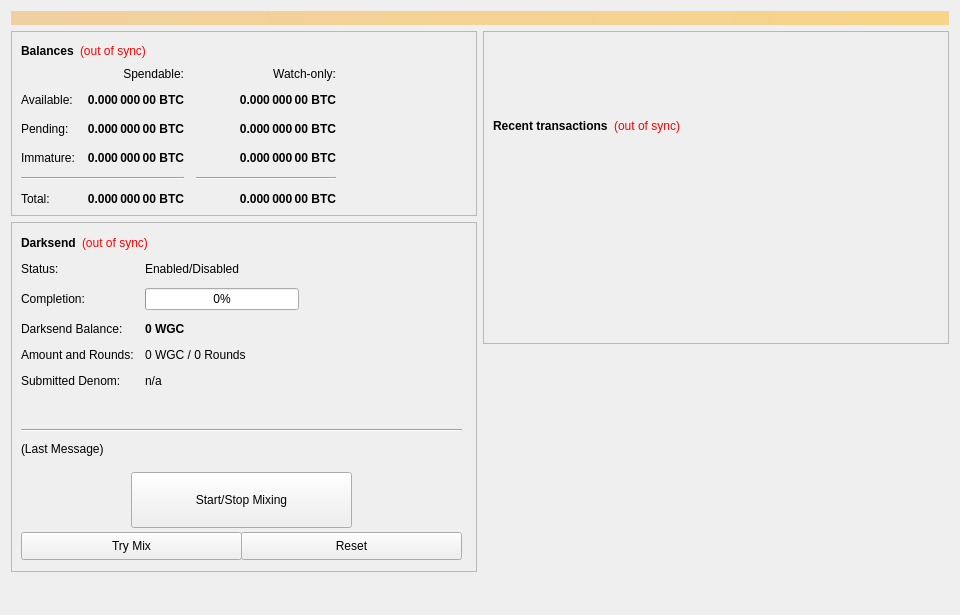
<?xml version="1.0" encoding="UTF-8"?>
<ui version="4.0">
 <class>OverviewPage</class>
 <widget class="QWidget" name="OverviewPage">
  <property name="geometry">
   <rect>
    <x>0</x>
    <y>0</y>
    <width>960</width>
    <height>615</height>
   </rect>
  </property>
  <property name="minimumSize">
   <size>
    <width>960</width>
    <height>0</height>
   </size>
  </property>
  <property name="windowTitle">
   <string>Form</string>
  </property>
  <layout class="QVBoxLayout" name="topLayout">
   <item>
    <widget class="QLabel" name="labelAlerts">
     <property name="visible">
      <bool>false</bool>
     </property>
     <property name="styleSheet">
      <string notr="true">background-color: qlineargradient(x1: 0, y1: 0, x2: 1, y2: 0, stop:0 #F0D0A0, stop:1 #F8D488); color:#000000;</string>
     </property>
     <property name="wordWrap">
      <bool>true</bool>
     </property>
     <property name="margin">
      <number>3</number>
     </property>
    </widget>
   </item>
   <item>
    <layout class="QHBoxLayout" name="horizontalLayout" stretch="1,1">
     <item>
      <layout class="QVBoxLayout" name="verticalLayout_2">
       <item>
        <widget class="QFrame" name="frame">
         <property name="frameShape">
          <enum>QFrame::StyledPanel</enum>
         </property>
         <property name="frameShadow">
          <enum>QFrame::Raised</enum>
         </property>
         <layout class="QVBoxLayout" name="verticalLayout_4">
          <item>
           <layout class="QHBoxLayout" name="horizontalLayout_4">
            <item>
             <widget class="QLabel" name="label_5">
              <property name="font">
               <font>
                <weight>75</weight>
                <bold>true</bold>
               </font>
              </property>
              <property name="text">
               <string>Balances</string>
              </property>
             </widget>
            </item>
            <item>
             <widget class="QLabel" name="labelWalletStatus">
              <property name="cursor">
               <cursorShape>WhatsThisCursor</cursorShape>
              </property>
              <property name="toolTip">
               <string>The displayed information may be out of date. Your wallet automatically synchronizes with the WGC network after a connection is established, but this process has not completed yet.</string>
              </property>
              <property name="styleSheet">
               <string notr="true">QLabel { color: red; }</string>
              </property>
              <property name="text">
               <string notr="true">(out of sync)</string>
              </property>
              <property name="alignment">
               <set>Qt::AlignLeading|Qt::AlignLeft|Qt::AlignVCenter</set>
              </property>
             </widget>
            </item>
            <item>
             <spacer name="horizontalSpacer_3">
              <property name="orientation">
               <enum>Qt::Horizontal</enum>
              </property>
              <property name="sizeHint" stdset="0">
               <size>
                <width>40</width>
                <height>20</height>
               </size>
              </property>
             </spacer>
            </item>
           </layout>
          </item>
          <item>
           <layout class="QGridLayout" name="gridLayout">
            <property name="spacing">
             <number>12</number>
            </property>
            <item row="2" column="2">
             <widget class="QLabel" name="labelWatchPending">
              <property name="font">
               <font>
                <weight>75</weight>
                <bold>true</bold>
               </font>
              </property>
              <property name="cursor">
               <cursorShape>IBeamCursor</cursorShape>
              </property>
              <property name="toolTip">
               <string>Unconfirmed transactions to watch-only addresses</string>
              </property>
              <property name="text">
               <string notr="true">0.000 000 00 BTC</string>
              </property>
              <property name="alignment">
               <set>Qt::AlignRight|Qt::AlignTrailing|Qt::AlignVCenter</set>
              </property>
              <property name="textInteractionFlags">
               <set>Qt::LinksAccessibleByMouse|Qt::TextSelectableByKeyboard|Qt::TextSelectableByMouse</set>
              </property>
             </widget>
            </item>
            <item row="2" column="1">
             <widget class="QLabel" name="labelUnconfirmed">
              <property name="font">
               <font>
                <weight>75</weight>
                <bold>true</bold>
               </font>
              </property>
              <property name="cursor">
               <cursorShape>IBeamCursor</cursorShape>
              </property>
              <property name="toolTip">
               <string>Total of transactions that have yet to be confirmed, and do not yet count toward the spendable balance</string>
              </property>
              <property name="text">
               <string notr="true">0.000 000 00 BTC</string>
              </property>
              <property name="alignment">
               <set>Qt::AlignRight|Qt::AlignTrailing|Qt::AlignVCenter</set>
              </property>
              <property name="textInteractionFlags">
               <set>Qt::LinksAccessibleByMouse|Qt::TextSelectableByKeyboard|Qt::TextSelectableByMouse</set>
              </property>
             </widget>
            </item>
            <item row="3" column="2">
             <widget class="QLabel" name="labelWatchImmature">
              <property name="font">
               <font>
                <weight>75</weight>
                <bold>true</bold>
               </font>
              </property>
              <property name="cursor">
               <cursorShape>IBeamCursor</cursorShape>
              </property>
              <property name="toolTip">
               <string>Staked or masternode rewards in watch-only addresses that has not yet matured</string>
              </property>
              <property name="text">
               <string notr="true">0.000 000 00 BTC</string>
              </property>
              <property name="alignment">
               <set>Qt::AlignRight|Qt::AlignTrailing|Qt::AlignVCenter</set>
              </property>
              <property name="textInteractionFlags">
               <set>Qt::LinksAccessibleByMouse|Qt::TextSelectableByKeyboard|Qt::TextSelectableByMouse</set>
              </property>
             </widget>
            </item>
            <item row="4" column="0" colspan="2">
             <widget class="Line" name="lineSpendableBalance">
              <property name="orientation">
               <enum>Qt::Horizontal</enum>
              </property>
             </widget>
            </item>
            <item row="4" column="2">
             <widget class="Line" name="lineWatchBalance">
              <property name="sizePolicy">
               <sizepolicy hsizetype="Preferred" vsizetype="Fixed">
                <horstretch>0</horstretch>
                <verstretch>0</verstretch>
               </sizepolicy>
              </property>
              <property name="minimumSize">
               <size>
                <width>140</width>
                <height>0</height>
               </size>
              </property>
              <property name="orientation">
               <enum>Qt::Horizontal</enum>
              </property>
             </widget>
            </item>
            <item row="5" column="0">
             <widget class="QLabel" name="labelTotalText">
              <property name="text">
               <string>Total:</string>
              </property>
             </widget>
            </item>
            <item row="3" column="1">
             <widget class="QLabel" name="labelImmature">
              <property name="font">
               <font>
                <weight>75</weight>
                <bold>true</bold>
               </font>
              </property>
              <property name="cursor">
               <cursorShape>IBeamCursor</cursorShape>
              </property>
              <property name="toolTip">
               <string>Staked or masternode rewards that has not yet matured</string>
              </property>
              <property name="text">
               <string notr="true">0.000 000 00 BTC</string>
              </property>
              <property name="alignment">
               <set>Qt::AlignRight|Qt::AlignTrailing|Qt::AlignVCenter</set>
              </property>
              <property name="textInteractionFlags">
               <set>Qt::LinksAccessibleByMouse|Qt::TextSelectableByKeyboard|Qt::TextSelectableByMouse</set>
              </property>
             </widget>
            </item>
            <item row="2" column="3">
             <spacer name="horizontalSpacer_2">
              <property name="orientation">
               <enum>Qt::Horizontal</enum>
              </property>
              <property name="sizeHint" stdset="0">
               <size>
                <width>40</width>
                <height>20</height>
               </size>
              </property>
             </spacer>
            </item>
            <item row="3" column="0">
             <widget class="QLabel" name="labelImmatureText">
              <property name="text">
               <string>Immature:</string>
              </property>
             </widget>
            </item>
            <item row="5" column="1">
             <widget class="QLabel" name="labelTotal">
              <property name="font">
               <font>
                <weight>75</weight>
                <bold>true</bold>
               </font>
              </property>
              <property name="cursor">
               <cursorShape>IBeamCursor</cursorShape>
              </property>
              <property name="toolTip">
               <string>Your current total balance</string>
              </property>
              <property name="text">
               <string notr="true">0.000 000 00 BTC</string>
              </property>
              <property name="alignment">
               <set>Qt::AlignRight|Qt::AlignTrailing|Qt::AlignVCenter</set>
              </property>
              <property name="textInteractionFlags">
               <set>Qt::LinksAccessibleByMouse|Qt::TextSelectableByKeyboard|Qt::TextSelectableByMouse</set>
              </property>
             </widget>
            </item>
            <item row="5" column="2">
             <widget class="QLabel" name="labelWatchTotal">
              <property name="font">
               <font>
                <weight>75</weight>
                <bold>true</bold>
               </font>
              </property>
              <property name="cursor">
               <cursorShape>IBeamCursor</cursorShape>
              </property>
              <property name="toolTip">
               <string>Current total balance in watch-only addresses</string>
              </property>
              <property name="text">
               <string notr="true">0.000 000 00 BTC</string>
              </property>
              <property name="alignment">
               <set>Qt::AlignRight|Qt::AlignTrailing|Qt::AlignVCenter</set>
              </property>
              <property name="textInteractionFlags">
               <set>Qt::LinksAccessibleByMouse|Qt::TextSelectableByKeyboard|Qt::TextSelectableByMouse</set>
              </property>
             </widget>
            </item>
            <item row="0" column="2">
             <widget class="QLabel" name="labelWatchonly">
              <property name="text">
               <string>Watch-only:</string>
              </property>
              <property name="alignment">
               <set>Qt::AlignRight|Qt::AlignTrailing|Qt::AlignVCenter</set>
              </property>
             </widget>
            </item>
            <item row="1" column="0">
             <widget class="QLabel" name="labelBalanceText">
              <property name="text">
               <string>Available:</string>
              </property>
             </widget>
            </item>
            <item row="1" column="1">
             <widget class="QLabel" name="labelBalance">
              <property name="font">
               <font>
                <weight>75</weight>
                <bold>true</bold>
               </font>
              </property>
              <property name="cursor">
               <cursorShape>IBeamCursor</cursorShape>
              </property>
              <property name="toolTip">
               <string>Your current spendable balance</string>
              </property>
              <property name="text">
               <string notr="true">0.000 000 00 BTC</string>
              </property>
              <property name="alignment">
               <set>Qt::AlignRight|Qt::AlignTrailing|Qt::AlignVCenter</set>
              </property>
              <property name="textInteractionFlags">
               <set>Qt::LinksAccessibleByMouse|Qt::TextSelectableByKeyboard|Qt::TextSelectableByMouse</set>
              </property>
             </widget>
            </item>
            <item row="1" column="2">
             <widget class="QLabel" name="labelWatchAvailable">
              <property name="font">
               <font>
                <weight>75</weight>
                <bold>true</bold>
               </font>
              </property>
              <property name="cursor">
               <cursorShape>IBeamCursor</cursorShape>
              </property>
              <property name="toolTip">
               <string>Your current balance in watch-only addresses</string>
              </property>
              <property name="text">
               <string notr="true">0.000 000 00 BTC</string>
              </property>
              <property name="alignment">
               <set>Qt::AlignRight|Qt::AlignTrailing|Qt::AlignVCenter</set>
              </property>
              <property name="textInteractionFlags">
               <set>Qt::LinksAccessibleByMouse|Qt::TextSelectableByKeyboard|Qt::TextSelectableByMouse</set>
              </property>
             </widget>
            </item>
            <item row="2" column="0">
             <widget class="QLabel" name="labelPendingText">
              <property name="text">
               <string>Pending:</string>
              </property>
             </widget>
            </item>
            <item row="0" column="1">
             <widget class="QLabel" name="labelSpendable">
              <property name="text">
               <string>Spendable:</string>
              </property>
              <property name="alignment">
               <set>Qt::AlignRight|Qt::AlignTrailing|Qt::AlignVCenter</set>
              </property>
             </widget>
            </item>
           </layout>
          </item>
         </layout>
        </widget>
       </item>
       <item>
        <widget class="QFrame" name="frameDarksend">
         <property name="minimumSize">
          <size>
           <width>0</width>
           <height>350</height>
          </size>
         </property>
         <property name="layoutDirection">
          <enum>Qt::LeftToRight</enum>
         </property>
         <property name="frameShape">
          <enum>QFrame::StyledPanel</enum>
         </property>
         <property name="frameShadow">
          <enum>QFrame::Raised</enum>
         </property>
         <widget class="QWidget" name="formLayoutWidget">
          <property name="geometry">
           <rect>
            <x>10</x>
            <y>40</y>
            <width>451</width>
            <height>161</height>
           </rect>
          </property>
          <layout class="QFormLayout" name="formLayout">
           <property name="fieldGrowthPolicy">
            <enum>QFormLayout::AllNonFixedFieldsGrow</enum>
           </property>
           <property name="horizontalSpacing">
            <number>11</number>
           </property>
           <property name="verticalSpacing">
            <number>12</number>
           </property>
           <item row="0" column="0">
            <widget class="QLabel" name="label_6">
             <property name="text">
              <string>Status:</string>
             </property>
            </widget>
           </item>
           <item row="1" column="0">
            <widget class="QLabel" name="label_7">
             <property name="text">
              <string>Completion:</string>
             </property>
            </widget>
           </item>
           <item row="1" column="1">
            <widget class="QProgressBar" name="DarksendProgress">
             <property name="maximumSize">
              <size>
               <width>154</width>
               <height>16777215</height>
              </size>
             </property>
             <property name="value">
              <number>0</number>
             </property>
            </widget>
           </item>
           <item row="2" column="0">
            <widget class="QLabel" name="labelAnonymizedText">
             <property name="text">
              <string>Darksend Balance:</string>
             </property>
            </widget>
           </item>
           <item row="2" column="1">
            <widget class="QLabel" name="labelAnonymized">
             <property name="font">
              <font>
               <weight>75</weight>
               <bold>true</bold>
              </font>
             </property>
             <property name="text">
              <string notr="true">0 WGC</string>
             </property>
            </widget>
           </item>
           <item row="3" column="0">
            <widget class="QLabel" name="label_8">
             <property name="text">
              <string>Amount and Rounds:</string>
             </property>
            </widget>
           </item>
           <item row="3" column="1">
            <widget class="QLabel" name="labelAmountRounds">
             <property name="text">
              <string>0 WGC / 0 Rounds</string>
             </property>
            </widget>
           </item>
           <item row="4" column="0">
            <widget class="QLabel" name="label_9">
             <property name="text">
              <string>Submitted Denom:</string>
             </property>
            </widget>
           </item>
           <item row="4" column="1">
            <widget class="QLabel" name="labelSubmittedDenom">
             <property name="toolTip">
              <string>The denominations you submitted to the Masternode.&lt;br&gt;To mix, other users must submit the exact same denominations.</string>
             </property>
             <property name="text">
              <string>n/a</string>
             </property>
            </widget>
           </item>
           <item row="0" column="1">
            <widget class="QLabel" name="DarksendEnabled">
             <property name="text">
              <string>Enabled/Disabled</string>
             </property>
            </widget>
           </item>
          </layout>
         </widget>
         <widget class="QPushButton" name="runAutoDenom">
          <property name="geometry">
           <rect>
            <x>251</x>
            <y>17</y>
            <width>1</width>
            <height>1</height>
           </rect>
          </property>
          <property name="palette">
           <palette>
            <active>
             <colorrole role="WindowText">
              <brush brushstyle="SolidPattern">
               <color alpha="255">
                <red>0</red>
                <green>0</green>
                <blue>0</blue>
               </color>
              </brush>
             </colorrole>
             <colorrole role="Button">
              <brush brushstyle="SolidPattern">
               <color alpha="255">
                <red>239</red>
                <green>238</green>
                <blue>238</blue>
               </color>
              </brush>
             </colorrole>
             <colorrole role="Light">
              <brush brushstyle="SolidPattern">
               <color alpha="255">
                <red>255</red>
                <green>255</green>
                <blue>255</blue>
               </color>
              </brush>
             </colorrole>
             <colorrole role="Midlight">
              <brush brushstyle="SolidPattern">
               <color alpha="255">
                <red>247</red>
                <green>246</green>
                <blue>246</blue>
               </color>
              </brush>
             </colorrole>
             <colorrole role="Dark">
              <brush brushstyle="SolidPattern">
               <color alpha="255">
                <red>119</red>
                <green>119</green>
                <blue>119</blue>
               </color>
              </brush>
             </colorrole>
             <colorrole role="Mid">
              <brush brushstyle="SolidPattern">
               <color alpha="255">
                <red>159</red>
                <green>159</green>
                <blue>159</blue>
               </color>
              </brush>
             </colorrole>
             <colorrole role="Text">
              <brush brushstyle="SolidPattern">
               <color alpha="255">
                <red>0</red>
                <green>0</green>
                <blue>0</blue>
               </color>
              </brush>
             </colorrole>
             <colorrole role="BrightText">
              <brush brushstyle="SolidPattern">
               <color alpha="255">
                <red>255</red>
                <green>255</green>
                <blue>255</blue>
               </color>
              </brush>
             </colorrole>
             <colorrole role="ButtonText">
              <brush brushstyle="SolidPattern">
               <color alpha="255">
                <red>0</red>
                <green>0</green>
                <blue>0</blue>
               </color>
              </brush>
             </colorrole>
             <colorrole role="Base">
              <brush brushstyle="SolidPattern">
               <color alpha="255">
                <red>255</red>
                <green>255</green>
                <blue>255</blue>
               </color>
              </brush>
             </colorrole>
             <colorrole role="Window">
              <brush brushstyle="SolidPattern">
               <color alpha="255">
                <red>239</red>
                <green>238</green>
                <blue>238</blue>
               </color>
              </brush>
             </colorrole>
             <colorrole role="Shadow">
              <brush brushstyle="SolidPattern">
               <color alpha="255">
                <red>0</red>
                <green>0</green>
                <blue>0</blue>
               </color>
              </brush>
             </colorrole>
             <colorrole role="AlternateBase">
              <brush brushstyle="SolidPattern">
               <color alpha="255">
                <red>247</red>
                <green>246</green>
                <blue>246</blue>
               </color>
              </brush>
             </colorrole>
             <colorrole role="ToolTipBase">
              <brush brushstyle="SolidPattern">
               <color alpha="255">
                <red>255</red>
                <green>255</green>
                <blue>220</blue>
               </color>
              </brush>
             </colorrole>
             <colorrole role="ToolTipText">
              <brush brushstyle="SolidPattern">
               <color alpha="255">
                <red>0</red>
                <green>0</green>
                <blue>0</blue>
               </color>
              </brush>
             </colorrole>
            </active>
            <inactive>
             <colorrole role="WindowText">
              <brush brushstyle="SolidPattern">
               <color alpha="255">
                <red>0</red>
                <green>0</green>
                <blue>0</blue>
               </color>
              </brush>
             </colorrole>
             <colorrole role="Button">
              <brush brushstyle="SolidPattern">
               <color alpha="255">
                <red>239</red>
                <green>238</green>
                <blue>238</blue>
               </color>
              </brush>
             </colorrole>
             <colorrole role="Light">
              <brush brushstyle="SolidPattern">
               <color alpha="255">
                <red>255</red>
                <green>255</green>
                <blue>255</blue>
               </color>
              </brush>
             </colorrole>
             <colorrole role="Midlight">
              <brush brushstyle="SolidPattern">
               <color alpha="255">
                <red>247</red>
                <green>246</green>
                <blue>246</blue>
               </color>
              </brush>
             </colorrole>
             <colorrole role="Dark">
              <brush brushstyle="SolidPattern">
               <color alpha="255">
                <red>119</red>
                <green>119</green>
                <blue>119</blue>
               </color>
              </brush>
             </colorrole>
             <colorrole role="Mid">
              <brush brushstyle="SolidPattern">
               <color alpha="255">
                <red>159</red>
                <green>159</green>
                <blue>159</blue>
               </color>
              </brush>
             </colorrole>
             <colorrole role="Text">
              <brush brushstyle="SolidPattern">
               <color alpha="255">
                <red>0</red>
                <green>0</green>
                <blue>0</blue>
               </color>
              </brush>
             </colorrole>
             <colorrole role="BrightText">
              <brush brushstyle="SolidPattern">
               <color alpha="255">
                <red>255</red>
                <green>255</green>
                <blue>255</blue>
               </color>
              </brush>
             </colorrole>
             <colorrole role="ButtonText">
              <brush brushstyle="SolidPattern">
               <color alpha="255">
                <red>0</red>
                <green>0</green>
                <blue>0</blue>
               </color>
              </brush>
             </colorrole>
             <colorrole role="Base">
              <brush brushstyle="SolidPattern">
               <color alpha="255">
                <red>255</red>
                <green>255</green>
                <blue>255</blue>
               </color>
              </brush>
             </colorrole>
             <colorrole role="Window">
              <brush brushstyle="SolidPattern">
               <color alpha="255">
                <red>239</red>
                <green>238</green>
                <blue>238</blue>
               </color>
              </brush>
             </colorrole>
             <colorrole role="Shadow">
              <brush brushstyle="SolidPattern">
               <color alpha="255">
                <red>0</red>
                <green>0</green>
                <blue>0</blue>
               </color>
              </brush>
             </colorrole>
             <colorrole role="AlternateBase">
              <brush brushstyle="SolidPattern">
               <color alpha="255">
                <red>247</red>
                <green>246</green>
                <blue>246</blue>
               </color>
              </brush>
             </colorrole>
             <colorrole role="ToolTipBase">
              <brush brushstyle="SolidPattern">
               <color alpha="255">
                <red>255</red>
                <green>255</green>
                <blue>220</blue>
               </color>
              </brush>
             </colorrole>
             <colorrole role="ToolTipText">
              <brush brushstyle="SolidPattern">
               <color alpha="255">
                <red>0</red>
                <green>0</green>
                <blue>0</blue>
               </color>
              </brush>
             </colorrole>
            </inactive>
            <disabled>
             <colorrole role="WindowText">
              <brush brushstyle="SolidPattern">
               <color alpha="255">
                <red>119</red>
                <green>119</green>
                <blue>119</blue>
               </color>
              </brush>
             </colorrole>
             <colorrole role="Button">
              <brush brushstyle="SolidPattern">
               <color alpha="255">
                <red>239</red>
                <green>238</green>
                <blue>238</blue>
               </color>
              </brush>
             </colorrole>
             <colorrole role="Light">
              <brush brushstyle="SolidPattern">
               <color alpha="255">
                <red>255</red>
                <green>255</green>
                <blue>255</blue>
               </color>
              </brush>
             </colorrole>
             <colorrole role="Midlight">
              <brush brushstyle="SolidPattern">
               <color alpha="255">
                <red>247</red>
                <green>246</green>
                <blue>246</blue>
               </color>
              </brush>
             </colorrole>
             <colorrole role="Dark">
              <brush brushstyle="SolidPattern">
               <color alpha="255">
                <red>119</red>
                <green>119</green>
                <blue>119</blue>
               </color>
              </brush>
             </colorrole>
             <colorrole role="Mid">
              <brush brushstyle="SolidPattern">
               <color alpha="255">
                <red>159</red>
                <green>159</green>
                <blue>159</blue>
               </color>
              </brush>
             </colorrole>
             <colorrole role="Text">
              <brush brushstyle="SolidPattern">
               <color alpha="255">
                <red>119</red>
                <green>119</green>
                <blue>119</blue>
               </color>
              </brush>
             </colorrole>
             <colorrole role="BrightText">
              <brush brushstyle="SolidPattern">
               <color alpha="255">
                <red>255</red>
                <green>255</green>
                <blue>255</blue>
               </color>
              </brush>
             </colorrole>
             <colorrole role="ButtonText">
              <brush brushstyle="SolidPattern">
               <color alpha="255">
                <red>119</red>
                <green>119</green>
                <blue>119</blue>
               </color>
              </brush>
             </colorrole>
             <colorrole role="Base">
              <brush brushstyle="SolidPattern">
               <color alpha="255">
                <red>239</red>
                <green>238</green>
                <blue>238</blue>
               </color>
              </brush>
             </colorrole>
             <colorrole role="Window">
              <brush brushstyle="SolidPattern">
               <color alpha="255">
                <red>239</red>
                <green>238</green>
                <blue>238</blue>
               </color>
              </brush>
             </colorrole>
             <colorrole role="Shadow">
              <brush brushstyle="SolidPattern">
               <color alpha="255">
                <red>0</red>
                <green>0</green>
                <blue>0</blue>
               </color>
              </brush>
             </colorrole>
             <colorrole role="AlternateBase">
              <brush brushstyle="SolidPattern">
               <color alpha="255">
                <red>239</red>
                <green>238</green>
                <blue>238</blue>
               </color>
              </brush>
             </colorrole>
             <colorrole role="ToolTipBase">
              <brush brushstyle="SolidPattern">
               <color alpha="255">
                <red>255</red>
                <green>255</green>
                <blue>220</blue>
               </color>
              </brush>
             </colorrole>
             <colorrole role="ToolTipText">
              <brush brushstyle="SolidPattern">
               <color alpha="255">
                <red>0</red>
                <green>0</green>
                <blue>0</blue>
               </color>
              </brush>
             </colorrole>
            </disabled>
           </palette>
          </property>
          <property name="focusPolicy">
           <enum>Qt::NoFocus</enum>
          </property>
          <property name="autoFillBackground">
           <bool>true</bool>
          </property>
          <property name="text">
           <string/>
          </property>
          <property name="flat">
           <bool>true</bool>
          </property>
         </widget>
         <widget class="QPushButton" name="toggleDarksend">
          <property name="geometry">
           <rect>
            <x>120</x>
            <y>250</y>
            <width>221</width>
            <height>56</height>
           </rect>
          </property>
          <property name="sizePolicy">
           <sizepolicy hsizetype="MinimumExpanding" vsizetype="Fixed">
            <horstretch>0</horstretch>
            <verstretch>0</verstretch>
           </sizepolicy>
          </property>
          <property name="text">
           <string>Start/Stop Mixing</string>
          </property>
         </widget>
         <widget class="Line" name="lineLastMessage">
          <property name="geometry">
           <rect>
            <x>10</x>
            <y>200</y>
            <width>441</width>
            <height>16</height>
           </rect>
          </property>
          <property name="orientation">
           <enum>Qt::Horizontal</enum>
          </property>
         </widget>
         <widget class="QLabel" name="DarksendStatus">
          <property name="geometry">
           <rect>
            <x>10</x>
            <y>220</y>
            <width>451</width>
            <height>61</height>
           </rect>
          </property>
          <property name="minimumSize">
           <size>
            <width>288</width>
            <height>43</height>
           </size>
          </property>
          <property name="text">
           <string>(Last Message)</string>
          </property>
          <property name="alignment">
           <set>Qt::AlignLeading|Qt::AlignLeft|Qt::AlignTop</set>
          </property>
          <property name="wordWrap">
           <bool>true</bool>
          </property>
         </widget>
         <widget class="QPushButton" name="DarksendAuto">
          <property name="geometry">
           <rect>
            <x>10</x>
            <y>310</y>
            <width>221</width>
            <height>28</height>
           </rect>
          </property>
          <property name="sizePolicy">
           <sizepolicy hsizetype="MinimumExpanding" vsizetype="Fixed">
            <horstretch>0</horstretch>
            <verstretch>0</verstretch>
           </sizepolicy>
          </property>
          <property name="toolTip">
           <string>Try to manually submit a Darksend request.</string>
          </property>
          <property name="text">
           <string>Try Mix</string>
          </property>
         </widget>
         <widget class="QPushButton" name="DarksendReset">
          <property name="geometry">
           <rect>
            <x>230</x>
            <y>310</y>
            <width>221</width>
            <height>28</height>
           </rect>
          </property>
          <property name="sizePolicy">
           <sizepolicy hsizetype="MinimumExpanding" vsizetype="Fixed">
            <horstretch>0</horstretch>
            <verstretch>0</verstretch>
           </sizepolicy>
          </property>
          <property name="toolTip">
           <string>Reset the current status of Darksend (can interrupt Darksend if it's in the process of Mixing, which can cost you money!)</string>
          </property>
          <property name="autoFillBackground">
           <bool>false</bool>
          </property>
          <property name="text">
           <string>Reset</string>
          </property>
         </widget>
         <widget class="QWidget" name="layoutWidget">
          <property name="geometry">
           <rect>
            <x>10</x>
            <y>10</y>
            <width>431</width>
            <height>22</height>
           </rect>
          </property>
          <layout class="QHBoxLayout" name="horizontalLayout_5">
           <item>
            <widget class="QLabel" name="label_2">
             <property name="font">
              <font>
               <weight>75</weight>
               <bold>true</bold>
              </font>
             </property>
             <property name="text">
              <string>Darksend</string>
             </property>
            </widget>
           </item>
           <item>
            <widget class="QLabel" name="labelDarksendSyncStatus">
             <property name="toolTip">
              <string>The displayed information may be out of date. Your wallet automatically synchronizes with the WGC network after a connection is established, but this process has not completed yet.</string>
             </property>
             <property name="styleSheet">
              <string notr="true">QLabel { color: red; }</string>
             </property>
             <property name="text">
              <string notr="true">(out of sync)</string>
             </property>
             <property name="alignment">
              <set>Qt::AlignLeading|Qt::AlignLeft|Qt::AlignVCenter</set>
             </property>
            </widget>
           </item>
           <item>
            <spacer name="horizontalSpacer_4">
             <property name="orientation">
              <enum>Qt::Horizontal</enum>
             </property>
             <property name="sizeHint" stdset="0">
              <size>
               <width>40</width>
               <height>20</height>
              </size>
             </property>
            </spacer>
           </item>
          </layout>
         </widget>
        </widget>
       </item>
       <item>
        <spacer name="verticalSpacer">
         <property name="orientation">
          <enum>Qt::Vertical</enum>
         </property>
         <property name="sizeHint" stdset="0">
          <size>
           <width>20</width>
           <height>40</height>
          </size>
         </property>
        </spacer>
       </item>
      </layout>
     </item>
     <item>
      <layout class="QVBoxLayout" name="verticalLayout_3">
       <item>
        <widget class="QFrame" name="frame_2">
         <property name="frameShape">
          <enum>QFrame::StyledPanel</enum>
         </property>
         <property name="frameShadow">
          <enum>QFrame::Raised</enum>
         </property>
         <layout class="QVBoxLayout" name="verticalLayout">
          <item>
           <spacer name="verticalSpacer_3">
            <property name="orientation">
             <enum>Qt::Vertical</enum>
            </property>
            <property name="sizeType">
             <enum>QSizePolicy::Fixed</enum>
            </property>
            <property name="sizeHint" stdset="0">
             <size>
              <width>20</width>
              <height>75</height>
             </size>
            </property>
           </spacer>
          </item>
          <item>
           <layout class="QHBoxLayout" name="horizontalLayout_2">
            <item>
             <widget class="QLabel" name="label_4">
              <property name="font">
               <font>
                <weight>75</weight>
                <bold>true</bold>
               </font>
              </property>
              <property name="text">
               <string>Recent transactions</string>
              </property>
             </widget>
            </item>
            <item>
             <widget class="QLabel" name="labelTransactionsStatus">
              <property name="cursor">
               <cursorShape>WhatsThisCursor</cursorShape>
              </property>
              <property name="toolTip">
               <string>The displayed information may be out of date. Your wallet automatically synchronizes with the WGC network after a connection is established, but this process has not completed yet.</string>
              </property>
              <property name="styleSheet">
               <string notr="true">QLabel { color: red; }</string>
              </property>
              <property name="text">
               <string notr="true">(out of sync)</string>
              </property>
              <property name="alignment">
               <set>Qt::AlignRight|Qt::AlignTrailing|Qt::AlignVCenter</set>
              </property>
             </widget>
            </item>
            <item>
             <spacer name="horizontalSpacer">
              <property name="orientation">
               <enum>Qt::Horizontal</enum>
              </property>
              <property name="sizeHint" stdset="0">
               <size>
                <width>40</width>
                <height>20</height>
               </size>
              </property>
             </spacer>
            </item>
           </layout>
          </item>
          <item>
           <widget class="QListView" name="listTransactions">
            <property name="styleSheet">
             <string notr="true">QListView { background: transparent; }</string>
            </property>
            <property name="frameShape">
             <enum>QFrame::NoFrame</enum>
            </property>
            <property name="verticalScrollBarPolicy">
             <enum>Qt::ScrollBarAlwaysOff</enum>
            </property>
            <property name="horizontalScrollBarPolicy">
             <enum>Qt::ScrollBarAlwaysOff</enum>
            </property>
            <property name="selectionMode">
             <enum>QAbstractItemView::NoSelection</enum>
            </property>
           </widget>
          </item>
         </layout>
        </widget>
       </item>
       <item>
        <spacer name="verticalSpacer_2">
         <property name="orientation">
          <enum>Qt::Vertical</enum>
         </property>
         <property name="sizeType">
          <enum>QSizePolicy::Expanding</enum>
         </property>
         <property name="sizeHint" stdset="0">
          <size>
           <width>20</width>
           <height>40</height>
          </size>
         </property>
        </spacer>
       </item>
      </layout>
     </item>
    </layout>
   </item>
  </layout>
 </widget>
 <resources/>
 <connections/>
</ui>
